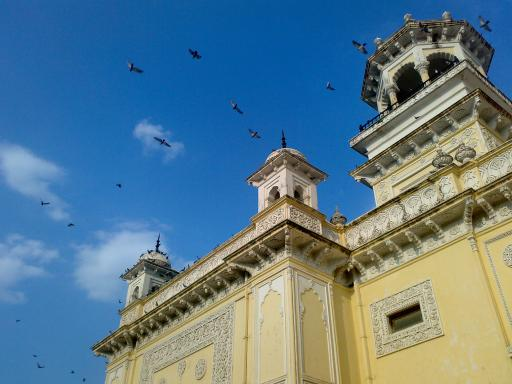
#> input picture computer_vision/exercise/images/home.jpg, 512 x 384 px, found by its file name
$ python 02.py
#> lines starting #> are read from the running program, lines starting #| are printed output that depends on the picture
import cv2
img = cv2.imread('IAUFPR/computer_vision/exercise/images/home.jpg')
#> img is the input picture: shape (384, 512, 3); mean B, G, R 141.2, 123.9, 91.6
img = cv2.cvtColor(img, cv2.COLOR_BGR2HSV) #converte HSV
#> img: shape (384, 512, 3); mean H, S, V 68.6, 145.7, 162.9

#cv2.imshow("0", img)
#cv2.waitKey(0)

(h, s, v) = cv2.split(img)
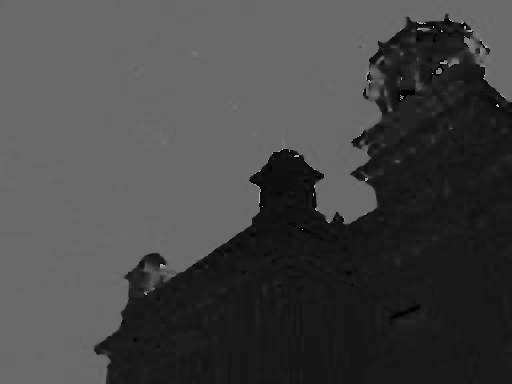
#> h: shape (384, 512); min 0, max 179, mean 68.6
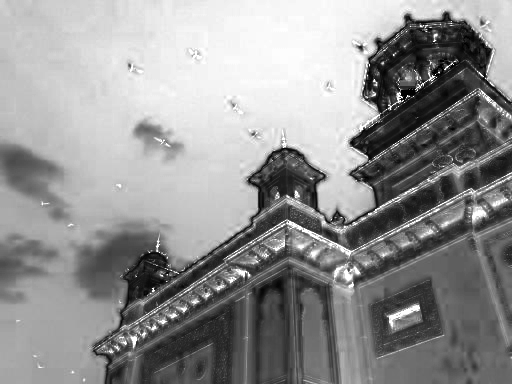
#> s: shape (384, 512); min 0, max 255, mean 145.7
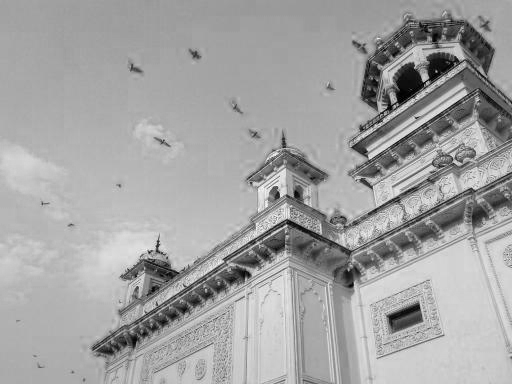
#> v: shape (384, 512); min 0, max 255, mean 162.9

img_mg = cv2.merge((h * 2, s * 2, v))
#> img_mg: shape (384, 512, 3); mean H, S, V 137, 148.4, 162.9
cv2.imshow("0", cv2.hconcat([img, img_mg]))
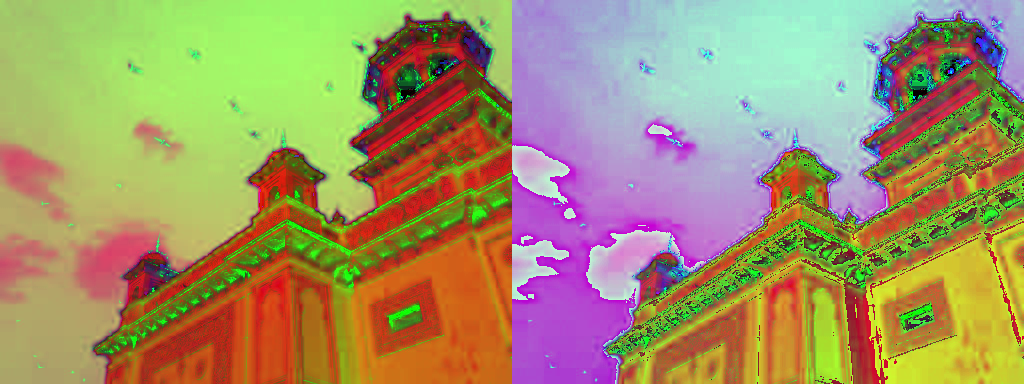
#> window '0': shape (384, 1024, 3); mean B, G, R 102.8, 147, 162.9
cv2.waitKey(0)
